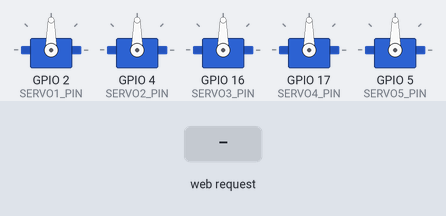
This sketch was run on a simulated ESP32. On the bench: 5 × servo. Inputs (shaded band) come from the test bench. What the sketch prints to the serial monitor is not drawn.

Above: at 1.2 s.
1.3 s: HTTP request GET /control?pot1=1 received
At 2.5 s:
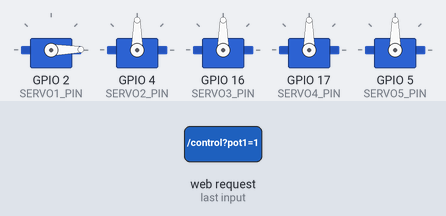
2.8 s: HTTP request GET /control?pot1=120 received
At 3.8 s:
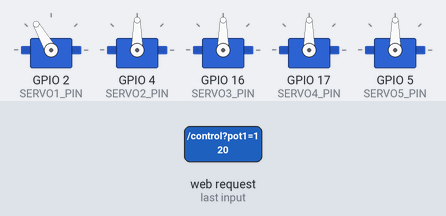
4.3 s: HTTP request GET /control?pot2=1 received
At 5.0 s:
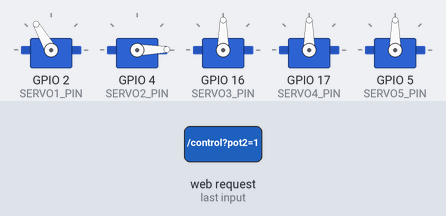
5.8 s: HTTP request GET /control?pot1=0 received
At 6.1 s:
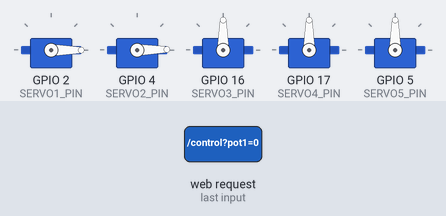
7.3 s: HTTP request GET /control?pot2=120 received
At 8.4 s:
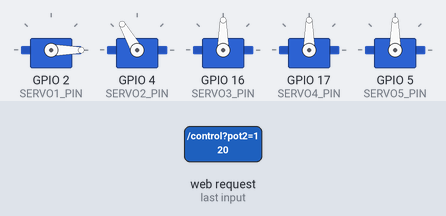
8.8 s: HTTP request GET /control?pot3=1 received
At 9.6 s:
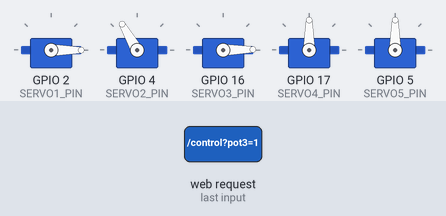
Timing chart, 0 to 11.3 s (numbered marks = the images above; inputs shaded):
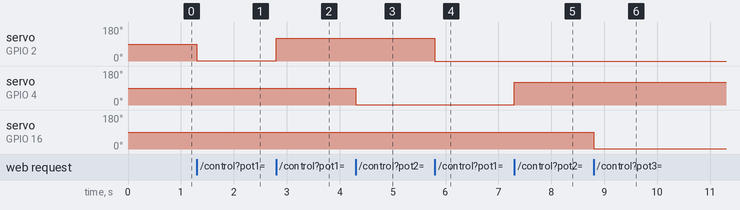

The sketch:

hand_receiver.ino
```cpp
#include <WiFi.h>
#include <ESP32Servo.h>
#include <WebServer.h>

// Wi-Fi Credentials
const char* ssid = "SciServos";
const char* password = "123456789";

// Servo Pin Definitions
#define SERVO1_PIN 2
#define SERVO2_PIN 4
#define SERVO3_PIN 16
#define SERVO4_PIN 17
#define SERVO5_PIN 5

// Servo Objects
Servo servo1, servo2, servo3, servo4, servo5;

// Create WebServer on Port 80
WebServer server(80);

// Function to Control Servos
void handleControl() {
    if (server.hasArg("pot1")) servo1.write(server.arg("pot1").toInt());
    if (server.hasArg("pot2")) servo2.write(server.arg("pot2").toInt());
    if (server.hasArg("pot3")) servo3.write(server.arg("pot3").toInt());
    if (server.hasArg("pot4")) servo4.write(server.arg("pot4").toInt());
    if (server.hasArg("pot5")) servo5.write(server.arg("pot5").toInt());

    server.send(200, "text/plain", "Servos updated");
}

void setup() {
    Serial.begin(115200);

    // Start Wi-Fi as AP
    WiFi.softAP(ssid, password);
    Serial.println("Access Point Started");
    Serial.print("IP Address: ");
    Serial.println(WiFi.softAPIP());

    // Attach Servos
    servo1.attach(SERVO1_PIN);
    servo2.attach(SERVO2_PIN);
    servo3.attach(SERVO3_PIN);
    servo4.attach(SERVO4_PIN);
    servo5.attach(SERVO5_PIN);

    // WebServer Route for Servo Control
    server.on("/control", handleControl);

    server.begin();
    Serial.println("Server started!");
}

void loop() {
    server.handleClient();
}
```

Measured:
- after the input at 1.3 s, servo on GPIO 2 (SERVO1_PIN): 90° → 1° at once
- after the input at 2.8 s, servo on GPIO 2 (SERVO1_PIN): 1° → 120° at once
- after the input at 4.3 s, servo on GPIO 4 (SERVO2_PIN): 90° → 1° at once
- after the input at 5.8 s, servo on GPIO 2 (SERVO1_PIN): 120° → 0° at once
- after the input at 7.3 s, servo on GPIO 4 (SERVO2_PIN): 1° → 120° at once
- after the input at 8.8 s, servo on GPIO 16 (SERVO3_PIN): 90° → 1° at once
